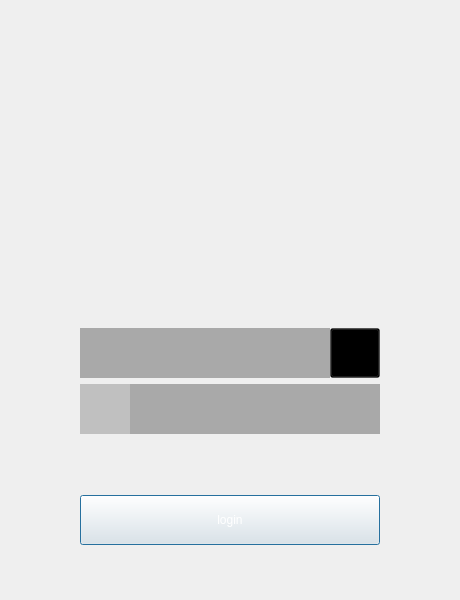
<?xml version="1.0" encoding="UTF-8"?>
<ui version="4.0">
 <class>LoginUI</class>
 <widget class="QDialog" name="LoginUI">
  <property name="geometry">
   <rect>
    <x>0</x>
    <y>0</y>
    <width>460</width>
    <height>600</height>
   </rect>
  </property>
  <property name="minimumSize">
   <size>
    <width>460</width>
    <height>0</height>
   </size>
  </property>
  <property name="maximumSize">
   <size>
    <width>480</width>
    <height>16777215</height>
   </size>
  </property>
  <property name="windowTitle">
   <string>ButelLive</string>
  </property>
  <property name="styleSheet">
   <string notr="true">border-image: url(:/images/login_bg.png);</string>
  </property>
  <layout class="QGridLayout" name="gridLayout">
   <property name="leftMargin">
    <number>0</number>
   </property>
   <property name="topMargin">
    <number>0</number>
   </property>
   <property name="rightMargin">
    <number>0</number>
   </property>
   <property name="bottomMargin">
    <number>0</number>
   </property>
   <item row="8" column="0">
    <layout class="QHBoxLayout" name="horizontalLayout_11">
     <property name="spacing">
      <number>0</number>
     </property>
     <item>
      <spacer name="horizontalSpacer_23">
       <property name="orientation">
        <enum>Qt::Horizontal</enum>
       </property>
       <property name="sizeHint" stdset="0">
        <size>
         <width>40</width>
         <height>20</height>
        </size>
       </property>
      </spacer>
     </item>
     <item>
      <widget class="QPushButton" name="m_pBtnLogin">
       <property name="sizePolicy">
        <sizepolicy hsizetype="Maximum" vsizetype="Maximum">
         <horstretch>0</horstretch>
         <verstretch>0</verstretch>
        </sizepolicy>
       </property>
       <property name="minimumSize">
        <size>
         <width>300</width>
         <height>50</height>
        </size>
       </property>
       <property name="maximumSize">
        <size>
         <width>300</width>
         <height>50</height>
        </size>
       </property>
       <property name="styleSheet">
        <string notr="true">border-color: rgba(22, 121, 145,255);
font: 75 14pt &quot;微软雅黑&quot;;
border-image: url(:/images/blue_bg.png);
color: rgb(255, 255, 255);</string>
       </property>
       <property name="text">
        <string>login</string>
       </property>
      </widget>
     </item>
     <item>
      <spacer name="horizontalSpacer_24">
       <property name="orientation">
        <enum>Qt::Horizontal</enum>
       </property>
       <property name="sizeHint" stdset="0">
        <size>
         <width>40</width>
         <height>20</height>
        </size>
       </property>
      </spacer>
     </item>
    </layout>
   </item>
   <item row="6" column="0">
    <layout class="QHBoxLayout" name="horizontalLayout_7">
     <property name="spacing">
      <number>0</number>
     </property>
     <item>
      <spacer name="horizontalSpacer_17">
       <property name="orientation">
        <enum>Qt::Horizontal</enum>
       </property>
       <property name="sizeHint" stdset="0">
        <size>
         <width>40</width>
         <height>20</height>
        </size>
       </property>
      </spacer>
     </item>
     <item>
      <widget class="QLabel" name="m_pLblPassWord">
       <property name="sizePolicy">
        <sizepolicy hsizetype="Maximum" vsizetype="Maximum">
         <horstretch>0</horstretch>
         <verstretch>0</verstretch>
        </sizepolicy>
       </property>
       <property name="minimumSize">
        <size>
         <width>50</width>
         <height>50</height>
        </size>
       </property>
       <property name="maximumSize">
        <size>
         <width>50</width>
         <height>50</height>
        </size>
       </property>
       <property name="styleSheet">
        <string notr="true">border-image: url(:/images/login_password.png);
background-color: rgba(0, 0, 0,50);</string>
       </property>
       <property name="text">
        <string/>
       </property>
      </widget>
     </item>
     <item>
      <widget class="QLineEdit" name="m_pLineEditPassWord">
       <property name="sizePolicy">
        <sizepolicy hsizetype="Maximum" vsizetype="Maximum">
         <horstretch>0</horstretch>
         <verstretch>0</verstretch>
        </sizepolicy>
       </property>
       <property name="minimumSize">
        <size>
         <width>250</width>
         <height>50</height>
        </size>
       </property>
       <property name="maximumSize">
        <size>
         <width>250</width>
         <height>50</height>
        </size>
       </property>
       <property name="focusPolicy">
        <enum>Qt::WheelFocus</enum>
       </property>
       <property name="styleSheet">
        <string notr="true">background-color: rgba(0, 0, 0,75);
font: 75 14pt &quot;微软雅黑&quot;;
border-image: url(:/images/xxx.png);
color: rgb(255, 255, 255);
border:1px;</string>
       </property>
       <property name="text">
        <string/>
       </property>
       <property name="echoMode">
        <enum>QLineEdit::Password</enum>
       </property>
      </widget>
     </item>
     <item>
      <spacer name="horizontalSpacer_18">
       <property name="orientation">
        <enum>Qt::Horizontal</enum>
       </property>
       <property name="sizeHint" stdset="0">
        <size>
         <width>40</width>
         <height>20</height>
        </size>
       </property>
      </spacer>
     </item>
    </layout>
   </item>
   <item row="10" column="0">
    <spacer name="verticalSpacer_6">
     <property name="orientation">
      <enum>Qt::Vertical</enum>
     </property>
     <property name="sizeHint" stdset="0">
      <size>
       <width>17</width>
       <height>54</height>
      </size>
     </property>
    </spacer>
   </item>
   <item row="9" column="0">
    <layout class="QHBoxLayout" name="horizontalLayout_10"/>
   </item>
   <item row="3" column="0">
    <spacer name="verticalSpacer">
     <property name="orientation">
      <enum>Qt::Vertical</enum>
     </property>
     <property name="sizeHint" stdset="0">
      <size>
       <width>20</width>
       <height>54</height>
      </size>
     </property>
    </spacer>
   </item>
   <item row="1" column="0">
    <spacer name="verticalSpacer_4">
     <property name="sizePolicy">
      <sizepolicy hsizetype="Minimum" vsizetype="Maximum">
       <horstretch>0</horstretch>
       <verstretch>0</verstretch>
      </sizepolicy>
     </property>
     <property name="minimumSize">
      <size>
       <width>0</width>
       <height>40</height>
      </size>
     </property>
     <property name="maximumSize">
      <size>
       <width>16777215</width>
       <height>40</height>
      </size>
     </property>
     <property name="orientation">
      <enum>Qt::Vertical</enum>
     </property>
     <property name="sizeHint" stdset="0">
      <size>
       <width>20</width>
       <height>37</height>
      </size>
     </property>
    </spacer>
   </item>
   <item row="2" column="0">
    <layout class="QHBoxLayout" name="horizontalLayout">
     <item>
      <spacer name="horizontalSpacer">
       <property name="orientation">
        <enum>Qt::Horizontal</enum>
       </property>
       <property name="sizeHint" stdset="0">
        <size>
         <width>40</width>
         <height>20</height>
        </size>
       </property>
      </spacer>
     </item>
     <item>
      <widget class="QLabel" name="m_pLblLogo">
       <property name="sizePolicy">
        <sizepolicy hsizetype="Maximum" vsizetype="Maximum">
         <horstretch>0</horstretch>
         <verstretch>0</verstretch>
        </sizepolicy>
       </property>
       <property name="minimumSize">
        <size>
         <width>130</width>
         <height>130</height>
        </size>
       </property>
       <property name="maximumSize">
        <size>
         <width>130</width>
         <height>130</height>
        </size>
       </property>
       <property name="styleSheet">
        <string notr="true">border-image: url(:/images/logo.png);
background-color: rgba(255, 255, 255, 0);</string>
       </property>
       <property name="text">
        <string/>
       </property>
      </widget>
     </item>
     <item>
      <spacer name="horizontalSpacer_2">
       <property name="orientation">
        <enum>Qt::Horizontal</enum>
       </property>
       <property name="sizeHint" stdset="0">
        <size>
         <width>40</width>
         <height>20</height>
        </size>
       </property>
      </spacer>
     </item>
    </layout>
   </item>
   <item row="4" column="0">
    <layout class="QHBoxLayout" name="horizontalLayout_12">
     <item>
      <spacer name="horizontalSpacer_25">
       <property name="orientation">
        <enum>Qt::Horizontal</enum>
       </property>
       <property name="sizeHint" stdset="0">
        <size>
         <width>40</width>
         <height>20</height>
        </size>
       </property>
      </spacer>
     </item>
     <item>
      <widget class="QLabel" name="m_pLblLoginInfo">
       <property name="sizePolicy">
        <sizepolicy hsizetype="Maximum" vsizetype="Maximum">
         <horstretch>0</horstretch>
         <verstretch>0</verstretch>
        </sizepolicy>
       </property>
       <property name="minimumSize">
        <size>
         <width>300</width>
         <height>30</height>
        </size>
       </property>
       <property name="maximumSize">
        <size>
         <width>300</width>
         <height>30</height>
        </size>
       </property>
       <property name="styleSheet">
        <string notr="true">background-color: rgba(85, 255, 255,0);
color: rgb(211, 91, 102);
font: 75 11pt &quot;微软雅黑&quot;;
border-image: url(:/images/xxx.png);</string>
       </property>
       <property name="text">
        <string/>
       </property>
       <property name="alignment">
        <set>Qt::AlignCenter</set>
       </property>
      </widget>
     </item>
     <item>
      <spacer name="horizontalSpacer_26">
       <property name="orientation">
        <enum>Qt::Horizontal</enum>
       </property>
       <property name="sizeHint" stdset="0">
        <size>
         <width>40</width>
         <height>20</height>
        </size>
       </property>
      </spacer>
     </item>
    </layout>
   </item>
   <item row="5" column="0">
    <layout class="QHBoxLayout" name="horizontalLayout_15">
     <property name="spacing">
      <number>0</number>
     </property>
     <item>
      <spacer name="horizontalSpacer_30">
       <property name="orientation">
        <enum>Qt::Horizontal</enum>
       </property>
       <property name="sizeHint" stdset="0">
        <size>
         <width>40</width>
         <height>20</height>
        </size>
       </property>
      </spacer>
     </item>
     <item>
      <widget class="QLabel" name="m_pLblUserName">
       <property name="sizePolicy">
        <sizepolicy hsizetype="Maximum" vsizetype="Maximum">
         <horstretch>0</horstretch>
         <verstretch>0</verstretch>
        </sizepolicy>
       </property>
       <property name="minimumSize">
        <size>
         <width>50</width>
         <height>50</height>
        </size>
       </property>
       <property name="maximumSize">
        <size>
         <width>50</width>
         <height>50</height>
        </size>
       </property>
       <property name="styleSheet">
        <string notr="true">border-image: url(:/images/login_user.png);
background-color: qlineargradient(spread:pad, x1:0, y1:0, x2:1, y2:0, stop:0 rgba(255, 178, 102, 255), stop:0.55 rgba(235, 148, 61, 255), stop:0.98 rgba(0, 0, 0, 255), stop:1 rgba(0, 0, 0, 0));
background-color: rgba(0, 0, 0, 75);
</string>
       </property>
       <property name="text">
        <string/>
       </property>
      </widget>
     </item>
     <item>
      <layout class="QHBoxLayout" name="horizontalLayout_16">
       <property name="spacing">
        <number>0</number>
       </property>
       <item>
        <widget class="QLineEdit" name="m_pLineEditUserName">
         <property name="sizePolicy">
          <sizepolicy hsizetype="Maximum" vsizetype="Maximum">
           <horstretch>0</horstretch>
           <verstretch>0</verstretch>
          </sizepolicy>
         </property>
         <property name="minimumSize">
          <size>
           <width>200</width>
           <height>50</height>
          </size>
         </property>
         <property name="maximumSize">
          <size>
           <width>200</width>
           <height>50</height>
          </size>
         </property>
         <property name="styleSheet">
          <string notr="true">background-color: rgba(0, 0, 0,75);
font: 75 14pt &quot;微软雅黑&quot;;
border-image: url(:/images/lineedit.png);
color: rgb(255, 255, 255);
border:1px;</string>
         </property>
         <property name="text">
          <string/>
         </property>
        </widget>
       </item>
       <item>
        <widget class="QPushButton" name="m_pBtnUserNameDel">
         <property name="minimumSize">
          <size>
           <width>50</width>
           <height>50</height>
          </size>
         </property>
         <property name="maximumSize">
          <size>
           <width>50</width>
           <height>50</height>
          </size>
         </property>
         <property name="styleSheet">
          <string notr="true">border-color: rgb(0, 0, 0);
background-color: rgba(0, 0, 0,75);
border-image: url(:/images/nav_close.png);</string>
         </property>
         <property name="text">
          <string/>
         </property>
        </widget>
       </item>
      </layout>
     </item>
     <item>
      <spacer name="horizontalSpacer_31">
       <property name="orientation">
        <enum>Qt::Horizontal</enum>
       </property>
       <property name="sizeHint" stdset="0">
        <size>
         <width>40</width>
         <height>20</height>
        </size>
       </property>
      </spacer>
     </item>
    </layout>
   </item>
   <item row="0" column="0">
    <widget class="TitleBar" name="m_pTitleLbl" native="true">
     <property name="sizePolicy">
      <sizepolicy hsizetype="Preferred" vsizetype="Maximum">
       <horstretch>0</horstretch>
       <verstretch>0</verstretch>
      </sizepolicy>
     </property>
     <property name="minimumSize">
      <size>
       <width>0</width>
       <height>40</height>
      </size>
     </property>
     <property name="maximumSize">
      <size>
       <width>16777215</width>
       <height>40</height>
      </size>
     </property>
     <property name="styleSheet">
      <string notr="true">background-color: rgba(0, 0, 0,0);
border-image: url(:/images/lineedit.png);
</string>
     </property>
    </widget>
   </item>
   <item row="7" column="0">
    <spacer name="verticalSpacer_2">
     <property name="orientation">
      <enum>Qt::Vertical</enum>
     </property>
     <property name="sizeHint" stdset="0">
      <size>
       <width>20</width>
       <height>40</height>
      </size>
     </property>
    </spacer>
   </item>
  </layout>
 </widget>
 <customwidgets>
  <customwidget>
   <class>TitleBar</class>
   <extends>QWidget</extends>
   <header location="global">titlebar.h</header>
   <container>1</container>
  </customwidget>
 </customwidgets>
 <resources/>
 <connections/>
</ui>
